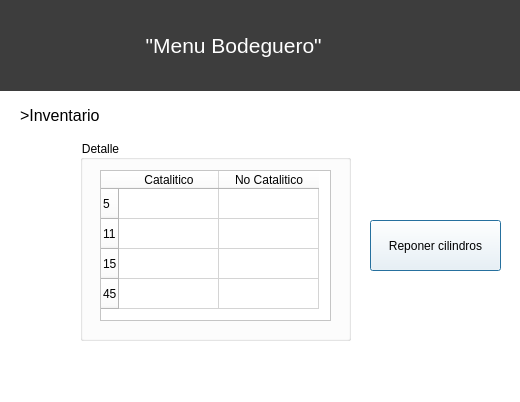
<?xml version="1.0" encoding="UTF-8"?>
<ui version="4.0">
 <class>AdminInventarioWindow</class>
 <widget class="QDialog" name="AdminInventarioWindow">
  <property name="geometry">
   <rect>
    <x>0</x>
    <y>0</y>
    <width>520</width>
    <height>402</height>
   </rect>
  </property>
  <property name="windowTitle">
   <string>Dialog</string>
  </property>
  <property name="styleSheet">
   <string notr="true">background-color: rgb(255, 255, 255);</string>
  </property>
  <widget class="QLabel" name="label_4">
   <property name="geometry">
    <rect>
     <x>0</x>
     <y>0</y>
     <width>521</width>
     <height>91</height>
    </rect>
   </property>
   <property name="font">
    <font>
     <family>Segoe UI</family>
     <pointsize>16</pointsize>
    </font>
   </property>
   <property name="cursor">
    <cursorShape>UpArrowCursor</cursorShape>
   </property>
   <property name="styleSheet">
    <string notr="true">background-color: rgb(61, 61, 61);
color: rgb(255, 255, 255);</string>
   </property>
   <property name="text">
    <string>                         &quot;Menu Bodeguero&quot;</string>
   </property>
  </widget>
  <widget class="QLabel" name="label">
   <property name="geometry">
    <rect>
     <x>20</x>
     <y>100</y>
     <width>201</width>
     <height>31</height>
    </rect>
   </property>
   <property name="font">
    <font>
     <family>Segoe UI</family>
     <pointsize>12</pointsize>
    </font>
   </property>
   <property name="text">
    <string>&gt;Inventario</string>
   </property>
  </widget>
  <widget class="QPushButton" name="pushButton">
   <property name="geometry">
    <rect>
     <x>370</x>
     <y>220</y>
     <width>131</width>
     <height>51</height>
    </rect>
   </property>
   <property name="text">
    <string>Reponer cilindros</string>
   </property>
  </widget>
  <widget class="QGroupBox" name="groupBox">
   <property name="geometry">
    <rect>
     <x>80</x>
     <y>140</y>
     <width>271</width>
     <height>201</height>
    </rect>
   </property>
   <property name="title">
    <string>Detalle</string>
   </property>
   <widget class="QTableWidget" name="detalle">
    <property name="geometry">
     <rect>
      <x>20</x>
      <y>30</y>
      <width>231</width>
      <height>151</height>
     </rect>
    </property>
    <row>
     <property name="text">
      <string>5</string>
     </property>
    </row>
    <row>
     <property name="text">
      <string>11</string>
     </property>
    </row>
    <row>
     <property name="text">
      <string>15</string>
     </property>
    </row>
    <row>
     <property name="text">
      <string>45</string>
     </property>
    </row>
    <column>
     <property name="text">
      <string>Catalitico</string>
     </property>
    </column>
    <column>
     <property name="text">
      <string>No Catalitico</string>
     </property>
    </column>
   </widget>
  </widget>
 </widget>
 <resources/>
 <connections/>
</ui>
